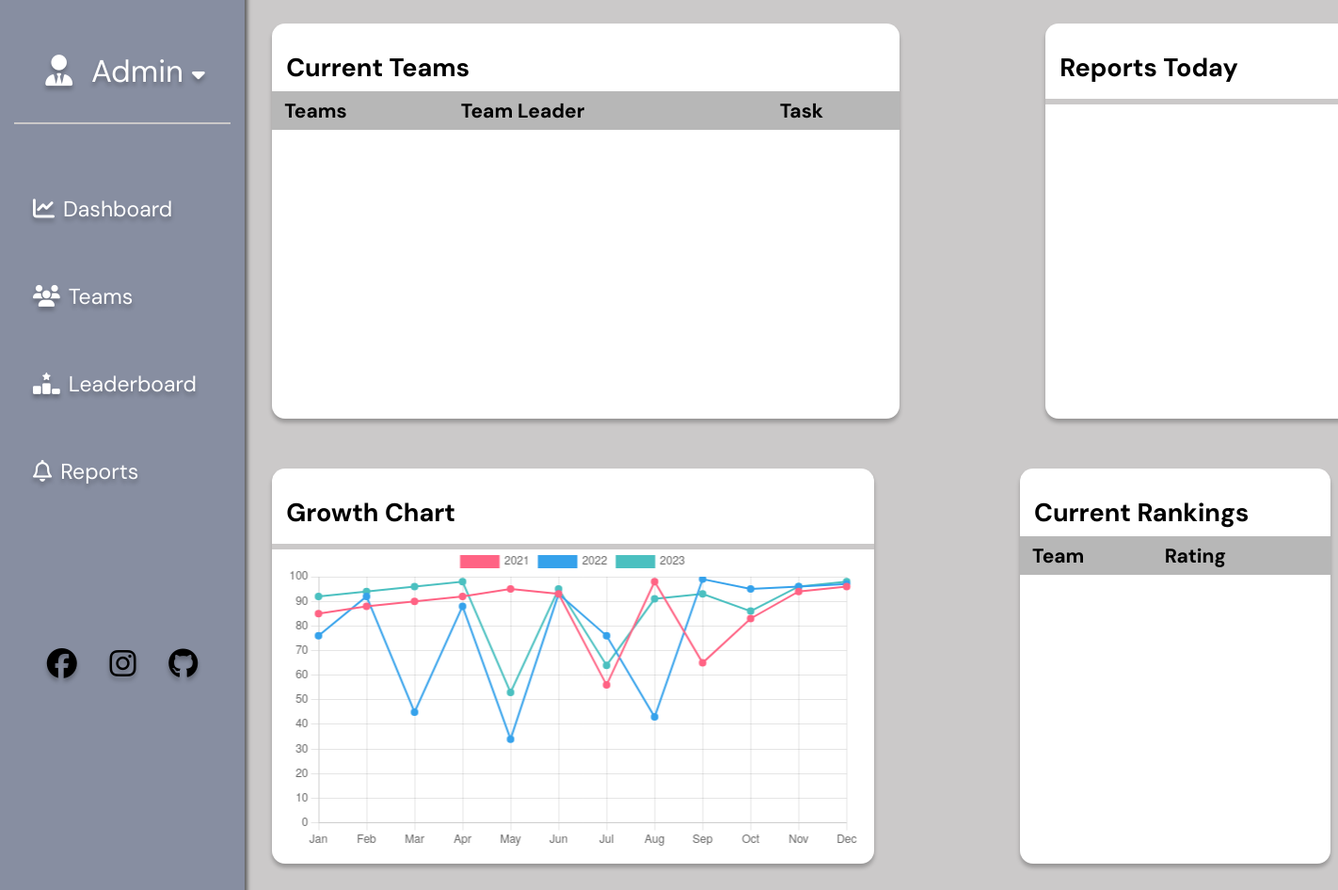
The app's page /, older data.
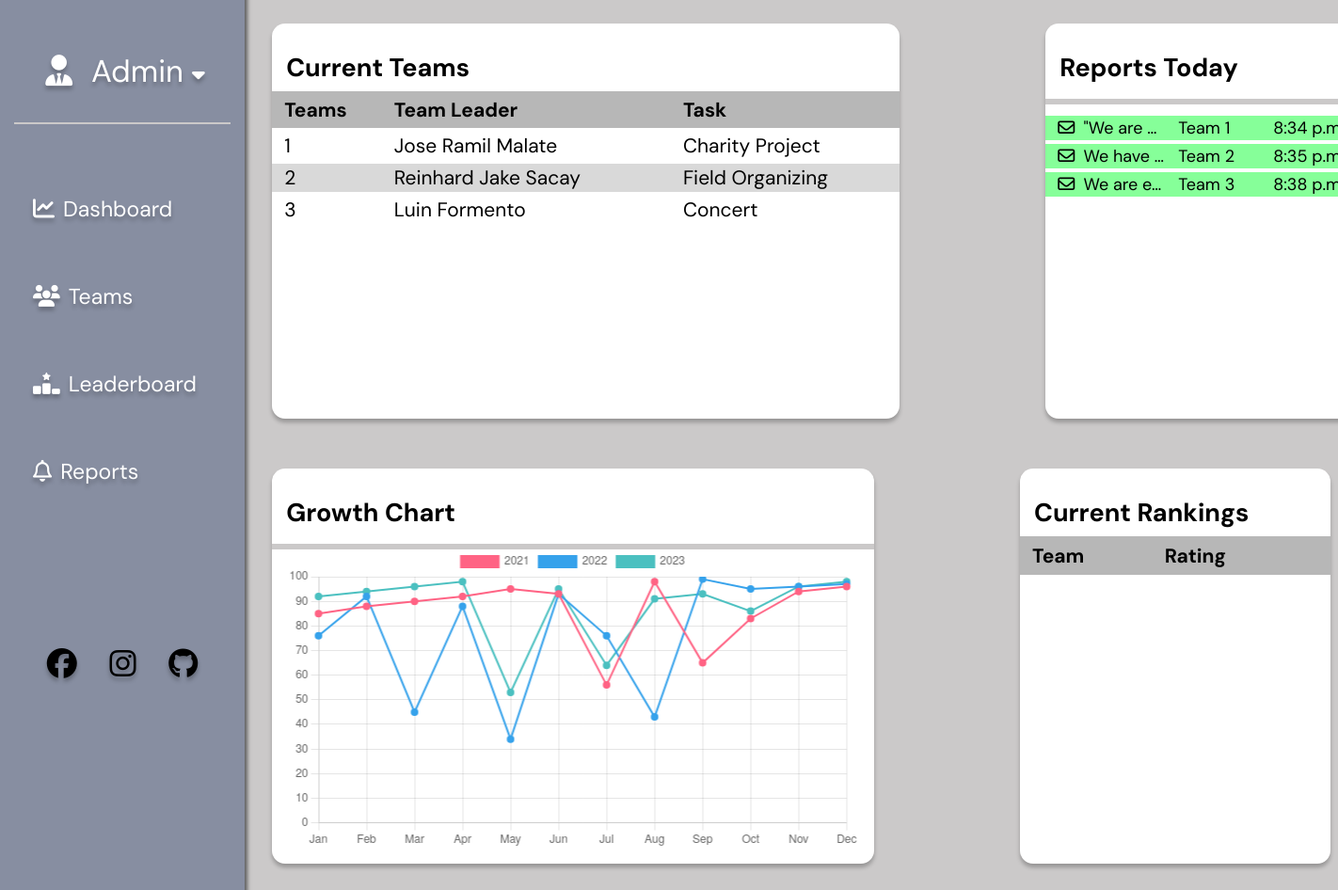
The same page, newer data.
### qtb_app/models.py (models this page shows, shortened)
class BaseModel(models.Model):
    created_at = models.DateTimeField(auto_now_add=True, db_index=True,)
    updated_at = models.DateTimeField(auto_now=True)
    objects = models.Manager()
    class Meta:
        abstract = True

class Team(BaseModel):
    team_leader = models.ForeignKey(Employee, null=True, blank=True, on_delete=models.CASCADE)
    performance_rating = models.DecimalField(max_digits=5, decimal_places=2)
    compatibility_rating = models.DecimalField(max_digits=5, decimal_places=2)
    task = models.ForeignKey(Task, null=True, blank=True, on_delete=models.CASCADE)

class Employee(BaseModel):
    name = models.CharField(max_length=100)
    age = models.IntegerField()
    email = models.EmailField(max_length=100)
    phone_num = PhoneField(blank=True)
    team_id = models.ForeignKey('Team', null=True, blank=True, on_delete=models.CASCADE)

class Task(BaseModel):
    name = models.CharField(max_length=100)
    description = models.TextField()

class Report(BaseModel):
    team = models.ForeignKey(Team, on_delete=models.CASCADE)
    sender = models.ForeignKey(Employee, on_delete=models.CASCADE)
    content = models.TextField()
    is_read = models.BooleanField()
    time = models.TimeField(auto_now_add=True)

### qtb_app/views.py (the view)
# urls.py: path('', views.view_items, name='dashboard'),
def view_items(request):
    employees = Employee.objects.all()
    teams = Team.objects.all()
    tasks = Task.objects.all()
    reports = Report.objects.all()
    leaderboards = Leaderboard.objects.all().order_by('rank')
    context = {
        'employees': employees,
        'tasks': tasks,
        'reports': reports,
        'teams': teams,
        'leaderboards': leaderboards
    }
    return render(request, 'dashboard.html', context)

### qtb_app/templates/dashboard.html (shortened to what this page needs)
{% extends 'base.html' %}
{% load static %}
{% block content %}
<div class="group-frame" id="groupFrame">
    <div class="frame-1">
        <div class="table-title">
            <p>Current Teams</p>
        </div>
        <div class="table-container scrollable">
            <table class="team-table">
                <thead>
                    <tr>
                        <th>Teams</th>
                        <th>Team Leader</th>
                        <th>Task</th>
                    </tr>
                </thead>
                <tbody>
                {% for team in teams %}
                    <tr>
                        <td>{{ team.id }}</td>
                        <td>{{ team.team_leader.name }}</td>
                        <td>{{ team.task.name }}</td>
                    </tr>
                {% endfor %}
                </tbody>
            </table>
        </div>
    </div>
    <div class="frame-2">
        <div class="table-title">
            <p>Reports Today</p>
        </div>
        <hr />
        <div class="table2-container scrollable">
            <table class="reports-table">
                {% for report in reports %}
                <tr class='unread' onclick="displayReport(this)" data-report-id="{{ report.id }}">
                    <td><i class="fa-regular fa-envelope"></i></td>
                    <td class="desc">{{ report.content }}</td>
                    <td>Team {{ report.team.id }}</td>
                    <td>{{ report.time }}</td>
                </tr>
                {% endfor %}
            </table>
        </div>
    </div>
</div>
<div class="group-frame" id="groupFrame2">
    <div class="frame-1">
        <div class="table-title">
            <p>Growth Chart</p>
        </div>
        <div class="graph-container">
            <canvas id="performanceChart" width="auto" height="auto"></canvas>
        </div>
    </div>
    <div class="frame-2">
        <div class="table-title">
            <p>Current Rankings</p>
        </div>
        <div class="table3-container scrollable">
            <table class="team-table">
                <thead>
                    <tr>
                        <th>Team</th>
                        <th>Rating</th>
                        <th></th>
                    </tr>
                </thead>
            </table>
        </div>
    </div>
</div>
{% endblock %}

### qtb_app/templates/base.html (shortened to what this page needs)
{% load static %}
<!DOCTYPE html>
<html lang="en">
  <head>
    <link rel="stylesheet" href="{% static '/css/styles.css' %}" />
  </head>
  <body>
    {% include 'includes/admin_sidebar.html' %}
    <main>
        {% block content %}
        {% endblock %}
    </main>
  </body>
</html>

### qtb_app/templates/includes/admin_sidebar.html
<div class="sidebar-wrapper text-shadow">
    <div class="container">
        <div class="user-wrapper">
            <p><i class="fa-solid fa-user-tie user"></i>Admin<i class="fa-solid fa-caret-down caret"></i></p>
            <hr />
        </div>
        <div class="button-wrapper">
            <ul class="no-bullets">
                <li class="page-link"><a href="{% url 'dashboard' %}"><i class="fa-solid fa-chart-line"></i>Dashboard</a></li>
                <li class="page-link"><a href="{% url 'teams-view' %}"><i class="fa-solid fa-users"></i>Teams</a></li>
                <li class="page-link"><a href="#"><i class="fa-solid fa-ranking-star"></i>Leaderboard</a></li>
                <li class="page-link"><a href="#"><i class="fa-regular fa-bell"></i>Reports</a></li>
            </ul>
        </div>
        <div class="icon-wrapper">
            <a href="https://www.facebook.com/malatejramil/">
                <i class="fa-brands fa-facebook fa-2xl"></i>
            </a>
            <a href="https://www.instagram.com/joseramilm/">
                <i class="fa-brands fa-instagram fa-2xl"></i>
            </a>
            <a href="https://www.github.com/jramilm/">
                <i class="fa-brands fa-github fa-2xl"></i>
            </a>
        </div>
    </div>
</div>

### qtb_app/static/css/styles.css (style rules this page uses)
:root { --ocean: #878EA1; --gray: #A9A9A9; --soft_gray: #CBC9C9; --light_green: #86FF99; --light_shadow: rgb(0, 0, 0, 25%); --active_color: #D9D9D9; --dark_gray: #787878; --white_overlay: #F5EEEE; --peach: #FFF3B6; }
* { font-family: 'DM Sans', sans-serif; }
body { background-color: var(--soft_gray); }
table { border-collapse: collapse; overflow: scroll; }
.frame-1 { width: 667px; height: 420px; border-radius: 14px; background-color: white; box-shadow: 0 4px 4px 0 var(--light_shadow); position: relative; }
.scrollable { position: relative; overflow: auto; }
.table-container { width: 667px; height: 348px; border-radius: 0 0 14px 14px; }
.table-title { font-weight: 700; text-align: left; height: 62px; margin-top: -17px; }
.team-table { width: 100%; text-align: left; }
.table-title > p { position: relative; top: 30%; left: 15px; font-size: 27px; }
thead { height: 41px; background-color: #B7B7B7; position: sticky; top: 0; }
.reports-table th, .reports-table td, .team-table th, .team-table td { padding-left: 13px; text-align: left; font-size: 21px; }
tbody tr { border-bottom: 4px solid white; border-top: 4px solid white; }
.team-table tbody tr:nth-child(even) { background-color: var(--active_color); }
.frame-2 { width: 330px; height: 420px; border-radius: 14px; background-color: white; box-shadow: 0 4px 4px 0 var(--light_shadow); }
.frame-2 hr, .frame-1 hr { border: 3px solid var(--soft_gray); margin-left: 0; margin-right: 0; }
.reports-table { text-align: center; width: 100%; table-layout: fixed; }
.reports-table td { width: 13px; font-size: 18px; }
.reports-table td+td { width: 86px; }
.desc { overflow: hidden; text-overflow: ellipsis; max-width: 93px; white-space: nowrap; }
.table2-container { width: 330px; height: 327px; border-radius: 0 0 14px 14px; }
.table3-container { width: 330px; height: 352px; border-radius: 0 0 14px 14px; }
.unread { background-color: var(--light_green); }
.graph-container { width: 609px; height: 322px; position: absolute; top: 58%; left: 50%; transform: translate(-50%, -50%) }
.sidebar-wrapper { width: 260px; height: 104%; background-color: var(--ocean); box-shadow: 3px 1px 4px 0 #606060; position: fixed; z-index: 1; top: -28px; left: 0; }
.container { width: 230px; height: 438px; position: relative; left: 15px; top: 49px; }
.user-wrapper { position: relative; color: white; text-align: center; font-size: 33px; margin-bottom: 60px; }
.no-bullets { list-style-type: none; padding: 0; margin: 0; }
.page-link { margin-bottom: 33px; font-size: 23px; padding-left: 20px; padding-top: 15px; padding-bottom: 15px; border-radius: 15px; transition: background-color 0.2s; }
a:link { text-decoration: none; }
.page-link>a { color: white; }
.text-shadow { text-shadow: 0 4px 4px var(--light_shadow); }
.button-wrapper i { margin-right: 9px; }
hr { border: 1px solid var(--soft_gray); }
.caret { margin-left: 9px; font-size: 22px; }
.user { margin-right: 20px; }
.icon-wrapper { width: 230px; height: 57px; position: relative; top: 30%; display: flex; justify-content: space-evenly; }
.icon-wrapper a:link, .icon-wrapper a:visited { color: black; background-color: transparent; }
.group-frame { margin-left: 20%; display: flex; gap: 155px; margin-top: 25px; margin-bottom: 53px; }
p > i { margin-left: 6px; }

Row changes from the older to the newer data that the page shows:
added Team: id "1", team_leader.name "Jose Ramil Malate", task.name "Charity Project"
added Team: id "2", team_leader.name "Reinhard Jake Sacay", task.name "Field Organizing"
added Team: id "3", team_leader.name "Luin Formento", task.name "Concert"
added Report: content "\"We are…", team.id "1", time "8:34…"
added Report: content "We have…", team.id "2", time "8:35…"
added Report: content "We are e…", team.id "3", time "8:38…"
